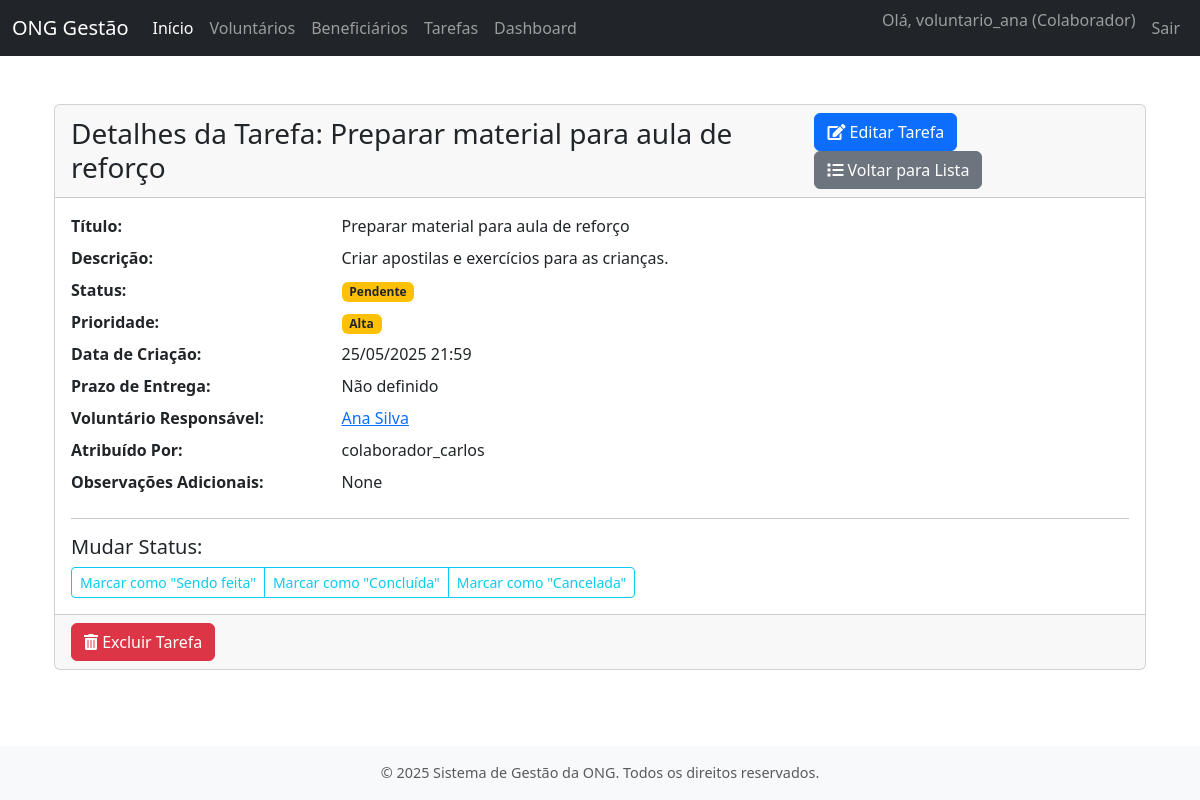
The page /tarefas/7/ (signed in) on the database its author committed.
### contas/models.py (models this page shows, shortened)
class Usuario(AbstractUser):
    TIPOS_USUARIO = [
        ('ADMIN', 'Administrador'),
        ('COLAB', 'Colaborador'),
    ]
    tipo_usuario = models.CharField(
        max_length=5,
        choices=TIPOS_USUARIO,
        default='COLAB',
        verbose_name='Tipo de Usuário'
    )
    groups = models.ManyToManyField(
        'auth.Group',
        verbose_name='grupos',
        blank=True,
        help_text='Os grupos aos quais este usuário pertence. Um usuário receberá todas as permissões concedidas a cada um de seus grupos.',
        related_name="usuario_set_contas",  # Nome único para related_name
        related_query_name="usuario_contas",
    )
    user_permissions = models.ManyToManyField(
        'auth.Permission',
        verbose_name='permissões do usuário',
        blank=True,
        help_text='Permissões específicas para este usuário.',
        related_name="usuario_set_contas_perm",  # Nome único para related_name
        related_query_name="usuario_contas_perm",
    )

### tarefas/models.py (models this page shows, shortened)
class Tarefa(models.Model):
    STATUS_TAREFA = [
        ('PEND', 'Pendente'),
        ('FAZE', 'Sendo feita'),
        ('CONC', 'Concluída'),
        ('CANC', 'Cancelada'), # Adicionando um status de cancelada
    ]
    PRIORIDADE_TAREFA = [
        (1, 'Baixa'),
        (2, 'Média'),
        (3, 'Alta'),
        (4, 'Urgente'),
    ]
    titulo = models.CharField(max_length=200, verbose_name='Título da Tarefa')
    descricao = models.TextField(verbose_name='Descrição Detalhada')
    status = models.CharField(
        max_length=4,
        choices=STATUS_TAREFA,
        default='PEND',
        verbose_name='Status'
    )
    prioridade = models.IntegerField(
        choices=PRIORIDADE_TAREFA,
        default=2, # Média
        verbose_name='Prioridade'
    )
    data_criacao = models.DateTimeField(auto_now_add=True, verbose_name='Data de Criação')
    data_prevista_conclusao = models.DateField(blank=True, null=True, verbose_name='Prazo de Entrega')
    data_conclusao_efetiva = models.DateField(blank=True, null=True, verbose_name='Data de Conclusão Efetiva')
    voluntario_responsavel = models.ForeignKey(
        'voluntarios.Voluntario', # Usando string para evitar importação circular
        on_delete=models.SET_NULL, # Se o voluntário for excluído, a tarefa não é, mas fica sem responsável
        null=True,
        blank=True, # Uma tarefa pode ser criada sem um voluntário inicialmente
        related_name='tarefas_atribuidas',
        verbose_name='Voluntário Responsável'
    )
    atribuido_por = models.ForeignKey(
        settings.AUTH_USER_MODEL, # Usuário do sistema (Colaborador/Admin) que atribuiu
        on_delete=models.SET_NULL,
        null=True,
        blank=True, # Pode ser uma tarefa criada pelo próprio voluntário ou sistema
        related_name='tarefas_criadas',
        verbose_name='Atribuído Por'
    )
    observacoes = models.TextField(blank=True, null=True, verbose_name='Observações Adicionais')
    class Meta:
        verbose_name = 'Tarefa'
        verbose_name_plural = 'Tarefas'
        ordering = ['-prioridade', 'data_prevista_conclusao', 'titulo'] # Ordenar por prioridade (maior primeiro), depois prazo

### voluntarios/models.py (models this page shows, shortened)
class Voluntario(models.Model):
    usuario = models.OneToOneField(
        settings.AUTH_USER_MODEL,
        on_delete=models.CASCADE,
        verbose_name='Usuário',
        help_text='Conta de usuário associada a este voluntário.'
    )
    nome_completo = models.CharField(max_length=255, verbose_name='Nome Completo')
    cpf = models.CharField(max_length=14, unique=True, verbose_name='CPF', help_text='Formato: XXX.XXX.XXX-XX')
    data_nascimento = models.DateField(verbose_name='Data de Nascimento')
    telefone = models.CharField(max_length=20, blank=True, null=True, verbose_name='Telefone Celular', help_text='Formato: (XX) XXXXX-XXXX')
    endereco = models.TextField(blank=True, null=True, verbose_name='Endereço Completo')
    areas_interesse = models.TextField(blank=True, null=True, verbose_name='Áreas de Interesse', help_text='Descreva as áreas em que o voluntário tem interesse em atuar.')
    disponibilidade = models.TextField(blank=True, null=True, verbose_name='Disponibilidade', help_text='Ex: Segundas e Quartas à tarde, Finais de semana.')
    data_cadastro = models.DateTimeField(auto_now_add=True, verbose_name='Data de Cadastro')
    ativo = models.BooleanField(default=True, verbose_name='Ativo')
    class Meta:
        verbose_name = 'Voluntário'
        verbose_name_plural = 'Voluntários'
        ordering = ['nome_completo']

### tarefas/views.py (the view)
# urls.py: path('<int:tarefa_id>/', views.detalhar_tarefa, name='detalhar_tarefa'),
@login_required
def detalhar_tarefa(request, tarefa_id):
    tarefa = get_object_or_404(Tarefa, pk=tarefa_id)
    contexto = {
        'tarefa': tarefa,
        'titulo_pagina': f'Detalhes da Tarefa: {tarefa.titulo}'
    }
    return render(request, 'tarefas/detalhar_tarefa.html', contexto)

### tarefas/templates/tarefas/detalhar_tarefa.html (shortened to what this page needs)
{% extends "core/base.html" %}
{% block content %}
<div class="container mt-4">
    <div class="card">
        <div class="card-header d-flex justify-content-between align-items-center">
            <h1 class="mb-0 h3">{{ titulo_pagina }}</h1>
            <div>
                <a href="{% url 'tarefas:editar_tarefa' tarefa.id %}" class="btn btn-primary me-2">
                    <i class="fas fa-edit"></i> Editar Tarefa
                </a>
                <a href="{% url 'tarefas:listar_tarefas' %}" class="btn btn-secondary">
                    <i class="fas fa-list"></i> Voltar para Lista
                </a>
            </div>
        </div>
        <div class="card-body">
            <dl class="row">
                <dt class="col-sm-3">Título:</dt>
                <dd class="col-sm-9">{{ tarefa.titulo }}</dd>
                <dt class="col-sm-3">Descrição:</dt>
                <dd class="col-sm-9">{{ tarefa.descricao|linebreaksbr }}</dd>
                <dt class="col-sm-3">Status:</dt>
                <dd class="col-sm-9">
                    <span class="badge
                        {% if tarefa.status == 'PEND' %}bg-warning text-dark{% endif %}
                    ">{{ tarefa.get_status_display }}</span>
                </dd>
                <dt class="col-sm-3">Prioridade:</dt>
                <dd class="col-sm-9">
                    <span class="badge
                        {% if tarefa.prioridade == 3 %}bg-warning text-dark{% endif %}
                    ">{{ tarefa.get_prioridade_display }}</span>
                </dd>
                <dt class="col-sm-3">Data de Criação:</dt>
                <dd class="col-sm-9">{{ tarefa.data_criacao|date:"d/m/Y H:i" }}</dd>
                <dt class="col-sm-3">Prazo de Entrega:</dt>
                <dd class="col-sm-9">{{ tarefa.data_prevista_conclusao|date:"d/m/Y"|default:"Não definido" }}</dd>
                <dt class="col-sm-3">Voluntário Responsável:</dt>
                <dd class="col-sm-9">
                    {% if tarefa.voluntario_responsavel %}
                        <a href="{% url 'voluntarios:detalhar_voluntario' tarefa.voluntario_responsavel.id %}">
                            {{ tarefa.voluntario_responsavel.nome_completo }}
                        </a>
                    {% else %}
                        Ninguém atribuído
                    {% endif %}
                </dd>
                <dt class="col-sm-3">Atribuído Por:</dt>
                <dd class="col-sm-9">{{ tarefa.atribuido_por.username|default:"Sistema" }}</dd>
                <dt class="col-sm-3">Observações Adicionais:</dt>
                <dd class="col-sm-9">{{ tarefa.observacoes|linebreaksbr|default:"Nenhuma" }}</dd>
            </dl>
            <hr>
            <h5>Mudar Status:</h5>
            <div class="btn-group" role="group" aria-label="Mudar status da tarefa">
                {% for valor, texto in tarefa.STATUS_TAREFA %}
                    {% if tarefa.status != valor %}
                    <a href="{% url 'tarefas:atualizar_status_tarefa' tarefa.id valor %}" class="btn btn-outline-info btn-sm">
                        Marcar como "{{ texto }}"
                    </a>
                    {% endif %}
                {% endfor %}
            </div>
        </div>
        <div class="card-footer text-muted">
            <a href="{% url 'tarefas:excluir_tarefa' tarefa.id %}" class="btn btn-danger">
                <i class="fas fa-trash-alt"></i> Excluir Tarefa
            </a>
        </div>
    </div>
</div>
{% endblock content %}

### core/templates/core/base.html (shortened to what this page needs)
<!DOCTYPE html>
<html lang="pt-br">
  <head>
    <link
      href="https://cdn.jsdelivr.net/npm/bootstrap@5.3.0-alpha1/dist/css/bootstrap.min.css"
      rel="stylesheet"
    />
    <link
      rel="stylesheet"
      href="https://cdnjs.cloudflare.com/ajax/libs/font-awesome/5.15.4/css/all.min.css"
    />
    {% load static %}
    <link rel="stylesheet" href="{% static 'core/css/estilos.css' %}" />
  </head>
  <body>
    <nav class="navbar navbar-expand-lg navbar-dark bg-dark fixed-top">
      <div class="container-fluid">
        <a class="navbar-brand" href="{% url 'core:pagina_inicial' %}"
          >ONG Gestão</a
        >
        <div class="collapse navbar-collapse" id="navbarNav">
          <ul class="navbar-nav me-auto mb-2 mb-lg-0">
            <li class="nav-item">
              <a
                class="nav-link active"
                aria-current="page"
                href="{% url 'core:pagina_inicial' %}"
                >Início</a
              >
            </li>
            {% if user.is_authenticated %}
            <li class="nav-item">
              <a class="nav-link" href="{% url 'voluntarios:listar_voluntarios' %}">Voluntários</a>
            </li>
            <li class="nav-item">
              <a class="nav-link" href="{% url 'beneficiarios:listar_beneficiarios' %}">Beneficiários</a>
            </li>
            <li class="nav-item">
              <a class="nav-link" href="{% url 'tarefas:listar_tarefas' %}">Tarefas</a>
            </li>
            <li class="nav-item">
              <a class="nav-link" href="{% url 'dashboard:painel_principal' %}">Dashboard</a>
            </li>
            {% endif %}
          </ul>
          <ul class="navbar-nav">
            {% if user.is_authenticated %}
            <li class="nav-item">
              <span class="navbar-text me-2">
                Olá, {{ user.username }} ({{ user.get_tipo_usuario_display }})
              </span>
            </li>
            <li class="nav-item">
              <a class="nav-link" href="{% url 'contas:logout' %}">Sair</a>
            </li>
            {% else %}
            <li class="nav-item">
              <a class="nav-link" href="{% url 'contas:login' %}">Entrar</a>
            </li>
            {% endif %}
          </ul>
        </div>
      </div>
    </nav>
    <main class="main-content container mt-4 mb-4">
       {% block content %}{% endblock content %}
    </main>
    <footer class="footer mt-auto py-3 bg-light">
      <div class="container text-center">
        <span class="text-muted"
          >© {% now "Y" %} Sistema de Gestão da ONG. Todos os direitos
          reservados.</span
        >
      </div>
    </footer>
  </body>
</html>

### core/templates/core/base.html (style rules this page uses)
body { padding-top: 56px; display: flex; flex-direction: column; min-height: 100vh; }
.main-content { flex: 1; }
.footer { background-color: #f8f9fa; padding: 1rem 0; text-align: center; font-size: 0.9rem; color: #6c757d; }

### rows shown on the page
Usuario: username "voluntario_ana", tipo_usuario "Colaborador"
Tarefa: titulo "Preparar material para aula de reforço", descricao "Criar apostilas e exercícios para as crianças.", status "Pendente", prioridade "Alta", data_criacao "25/05/2025 21:59", data_prevista_conclusao "Não definido", voluntario_responsavel.nome_completo "Ana Silva", atribuido_por.username "colaborador_carlos", observacoes "None"

### other values the page prints
{{ titulo_pagina }} "Detalhes da Tarefa: Preparar material para aula de reforço"
{{ texto }} "Sendo feita" "Concluída" "Cancelada"
